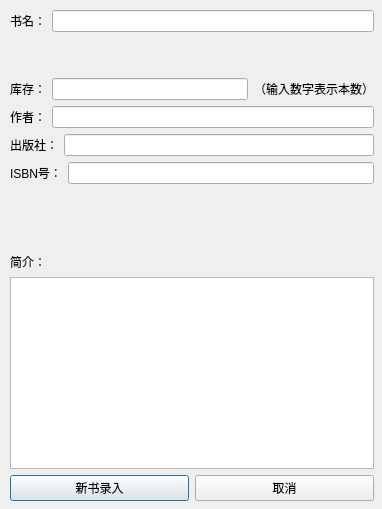
<?xml version="1.0" encoding="UTF-8"?>
<ui version="4.0">
 <class>newbookedit</class>
 <widget class="QDialog" name="newbookedit">
  <property name="geometry">
   <rect>
    <x>0</x>
    <y>0</y>
    <width>382</width>
    <height>509</height>
   </rect>
  </property>
  <property name="sizePolicy">
   <sizepolicy hsizetype="Fixed" vsizetype="Fixed">
    <horstretch>0</horstretch>
    <verstretch>0</verstretch>
   </sizepolicy>
  </property>
  <property name="windowTitle">
   <string>添加新书</string>
  </property>
  <widget class="QWidget" name="layoutWidget">
   <property name="geometry">
    <rect>
     <x>10</x>
     <y>10</y>
     <width>364</width>
     <height>491</height>
    </rect>
   </property>
   <layout class="QVBoxLayout" name="verticalLayout_6">
    <item>
     <layout class="QVBoxLayout" name="verticalLayout_7">
      <item>
       <layout class="QVBoxLayout" name="verticalLayout_8">
        <item>
         <layout class="QHBoxLayout" name="horizontalLayout_7">
          <item>
           <widget class="QLabel" name="label_7">
            <property name="text">
             <string>书名：</string>
            </property>
           </widget>
          </item>
          <item>
           <widget class="QLineEdit" name="lineEdit_6">
            <property name="text">
             <string/>
            </property>
           </widget>
          </item>
         </layout>
        </item>
        <item>
         <spacer name="verticalSpacer_3">
          <property name="orientation">
           <enum>Qt::Vertical</enum>
          </property>
          <property name="sizeHint" stdset="0">
           <size>
            <width>20</width>
            <height>40</height>
           </size>
          </property>
         </spacer>
        </item>
        <item>
         <layout class="QHBoxLayout" name="horizontalLayout_8">
          <item>
           <widget class="QLabel" name="label_8">
            <property name="text">
             <string>库存：</string>
            </property>
           </widget>
          </item>
          <item>
           <widget class="QLineEdit" name="lineEdit_7"/>
          </item>
          <item>
           <widget class="QLabel" name="label">
            <property name="text">
             <string>（输入数字表示本数）</string>
            </property>
           </widget>
          </item>
         </layout>
        </item>
        <item>
         <layout class="QVBoxLayout" name="verticalLayout_9">
          <item>
           <layout class="QHBoxLayout" name="horizontalLayout_9">
            <item>
             <widget class="QLabel" name="label_9">
              <property name="text">
               <string>作者：</string>
              </property>
             </widget>
            </item>
            <item>
             <widget class="QLineEdit" name="lineEdit_8"/>
            </item>
           </layout>
          </item>
          <item>
           <layout class="QHBoxLayout" name="horizontalLayout_10">
            <item>
             <widget class="QLabel" name="label_10">
              <property name="text">
               <string>出版社：</string>
              </property>
             </widget>
            </item>
            <item>
             <widget class="QLineEdit" name="lineEdit_9"/>
            </item>
           </layout>
          </item>
          <item>
           <layout class="QHBoxLayout" name="horizontalLayout_11">
            <item>
             <widget class="QLabel" name="label_11">
              <property name="text">
               <string>ISBN号：</string>
              </property>
             </widget>
            </item>
            <item>
             <widget class="QLineEdit" name="lineEdit_10"/>
            </item>
           </layout>
          </item>
         </layout>
        </item>
       </layout>
      </item>
      <item>
       <spacer name="verticalSpacer_4">
        <property name="orientation">
         <enum>Qt::Vertical</enum>
        </property>
        <property name="sizeHint" stdset="0">
         <size>
          <width>20</width>
          <height>40</height>
         </size>
        </property>
       </spacer>
      </item>
      <item>
       <layout class="QVBoxLayout" name="verticalLayout_10">
        <item>
         <widget class="QLabel" name="label_12">
          <property name="text">
           <string>简介：</string>
          </property>
         </widget>
        </item>
        <item>
         <widget class="QTextEdit" name="textEdit_2"/>
        </item>
       </layout>
      </item>
     </layout>
    </item>
    <item>
     <layout class="QHBoxLayout" name="horizontalLayout_12">
      <item>
       <widget class="QPushButton" name="pushButton_3">
        <property name="text">
         <string>新书录入</string>
        </property>
       </widget>
      </item>
      <item>
       <widget class="QPushButton" name="pushButton_4">
        <property name="text">
         <string>取消</string>
        </property>
       </widget>
      </item>
     </layout>
    </item>
   </layout>
  </widget>
 </widget>
 <resources/>
 <connections/>
</ui>
